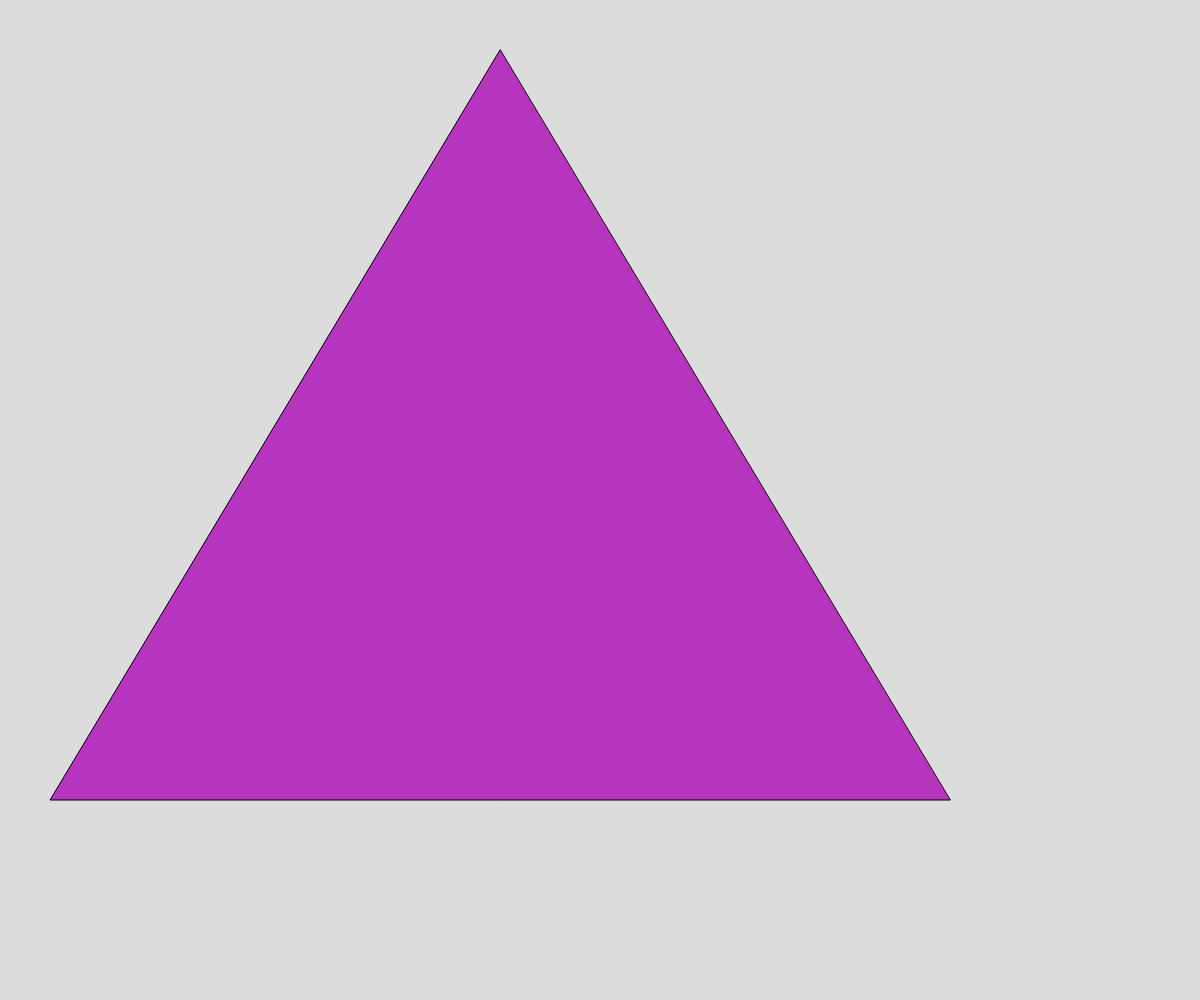
Frame 1 (no input)
Frame 60 (no input): identical to frame 1, image omitted
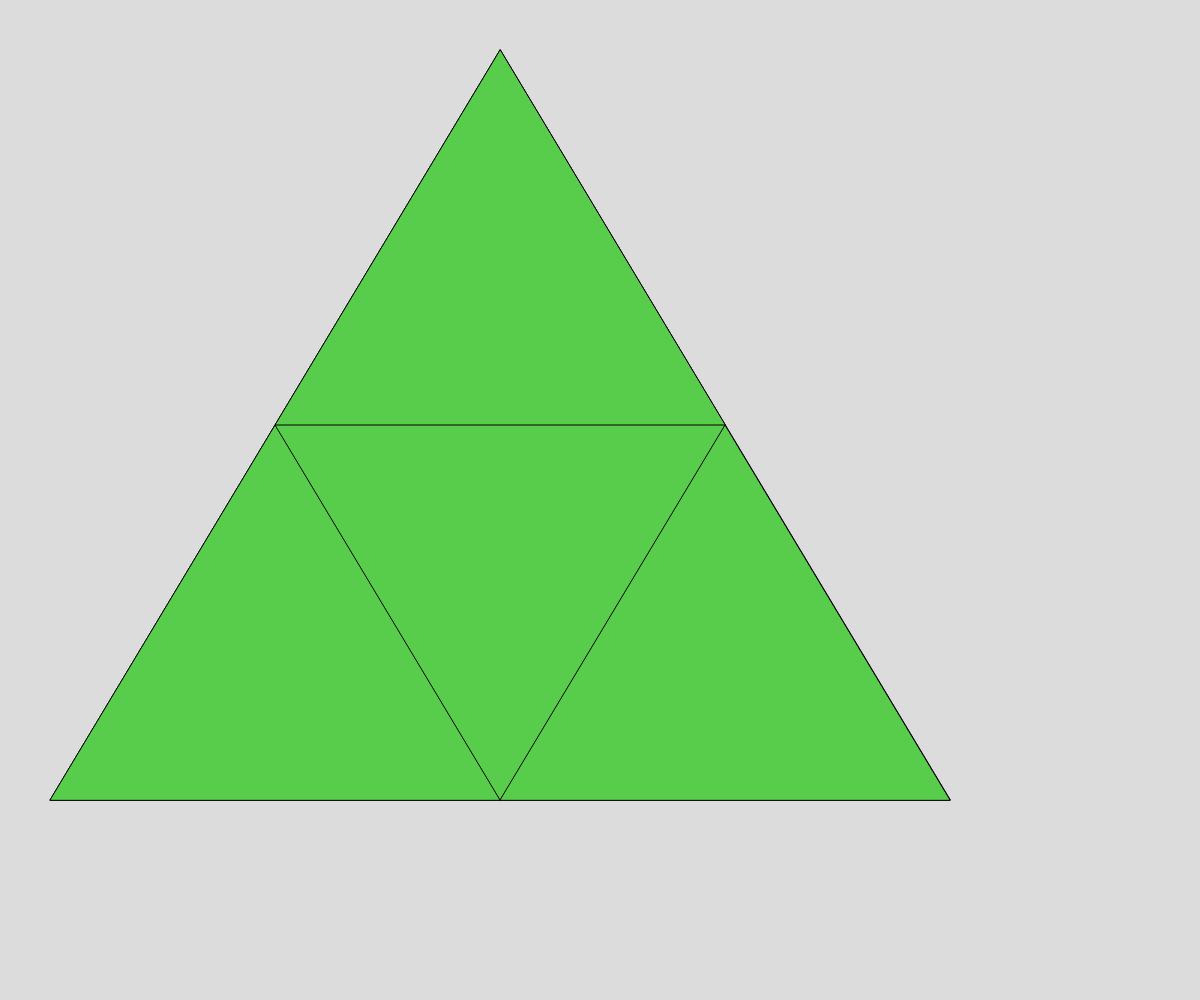
Frame 120 (the mouse pressed at the canvas centre since frame 60)

The p5.js sketch that drew these frames (run headless with seeded random() and noise() and a simulated clock; from frame 60 on, the mouse is pressed at the canvas centre):

// p5.js sketch
// ── sketch.js
// Sierpinski triangle
// using recusrion

let initialTriangle = [
  {x: 500, y: 50},
  {x: 50, y: 800},
  {x: 950, y: 800},
];

let theDepth = 0;

let theColour;

function setup() {
  createCanvas(windowWidth, windowHeight);
  theColour = color(random(255),random(255),random(255));
}

function draw() {
  background(220);

  sierpinskiTriangle(initialTriangle, theDepth);
}

function mousePressed() {
  if (theDepth < 7) {
    theDepth++;
  }

  theColour = color(random(255),random(255),random(255));
}

function sierpinskiTriangle(points, depth) {

  fill(theColour);

  triangle(points[0].x, points[0].y, points[1].x, points[1].y, points[2].x, points[2].y);

  // exit
  if (depth > 0) {
    // draw upper triangle
    sierpinskiTriangle([points[0], midpoint(points[0], points[1]), midpoint(points[0], points[2])], depth - 1);

    // draw left triangle
    sierpinskiTriangle([points[1], midpoint(points[1], points[0]), midpoint(points[1], points[2])], depth - 1);

    // draw right triangle
    sierpinskiTriangle([points[2], midpoint(points[2], points[0]), midpoint(points[2], points[1])], depth - 1);
  }
}

function midpoint(point1, point2) {
  let midX = (point1.x + point2.x)/2;
  let midY = (point1.y + point2.y)/2;
  return {x: midX, y: midY};
}
